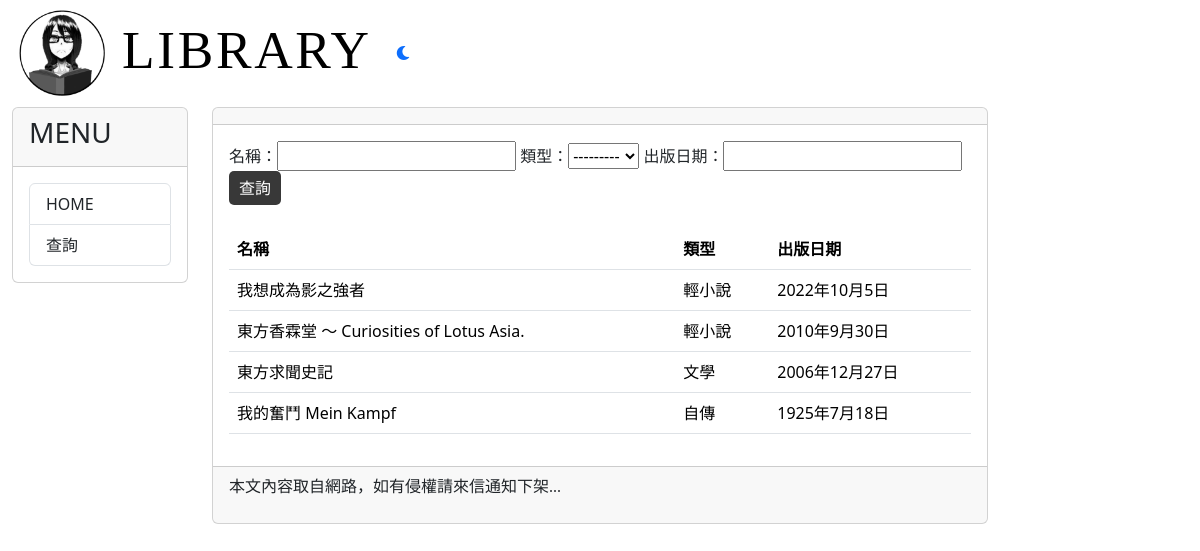
/filter/, run on the app's committed database.
### mysite/models.py (models this page shows, shortened)
class Post(models.Model): #簡介用
    GENRE_CHOICES = (
        ('Literature', '文學'),
        ('Light Novel', '輕小說'),
        ('History', '歷史'),
        ('Biography', '自傳'),
        ('Philosophy', '哲學'),
    )
    title = models.CharField(max_length = 200)
    genre = models.CharField(max_length=20, choices=GENRE_CHOICES, default = '類型?')
    author = models.CharField(max_length = 200, default = 'who?')
    slug = models.CharField(max_length = 200)
    chapter = models.CharField(max_length = 200, default='有幾本?')
    body = models.TextField(max_length = 100000)
    pub_date = models.CharField(max_length = 200)
    image_url = models.URLField(blank=True, null=True)
    class Meta:
        ordering = ('-pub_date', )

### mysite/views.py (the view)
# urls.py: path('filter/', mv.filter, name="filter"),
def filter(request):
    book = Post.objects.all()
    bookFilter = BookFilter(queryset=book)
    if request.method == "POST":
        bookFilter = BookFilter(request.POST, queryset=book)
    context = {
        'bookFilter': bookFilter
    }
    return render(request, 'filter.html', context)

### mysite/cxt_processor.py (called while the page is built)
def theme(request):
    if 'is_dark_theme' in request.session:
        is_dark_theme = request.session.get('is_dark_theme')
        return{'is_dark_theme': is_dark_theme}
    return {'is_dark_theme':False}

### templates/filter.html (shortened to what this page needs)
{% extends 'base2.html' %}
{% block content %}
<form method='POST'>
    名稱：{{ bookFilter.form.title }}
    類型：{{ bookFilter.form.genre }}
    出版日期：{{ bookFilter.form.pub_date }}
    <input type="submit" class="btn btn-primary" value="查詢" />
</form>
<br />
<table class="table">
    <thead>
        <th>名稱</th>
        <th>類型</th>
        <th>出版日期</th>
    </thead>
    <tbody>
        {% for book in bookFilter.qs %}
        <tr>
            <td>{{ book.title }}</td>
            <td>{{ book.get_genre_display }}</td>
            <td>{{ book.pub_date }}</td>
        </tr>
        {% endfor %}
    </tbody>
</table>
{% endblock  %}

### templates/base2.html (shortened to what this page needs)
{% load static %}
{% load static tailwind_tags %}
<!DOCTYPE html>
<html class="{% if is_dark_theme %}dark{% endif %}">
    <head>
        {% tailwind_css %}
        <link rel="stylesheet" href="https://cdnjs.cloudflare.com/ajax/libs/font-awesome/6.0.0-beta3/css/all.min.css">
        <link href="https://cdn.jsdelivr.net/npm/bootstrap@5.3.2/dist/css/bootstrap.min.css" rel="stylesheet">
    </head>
    <body class="bg-gray-50 dark:bg-slate-800 text-black dark:text-gray-50">
        <div class="container-fluid">
            {% include 'header.html' %}
            <div class="row">
                <div class="col-sm-3 col-md-2 ">
                    <div class="card">
                        <div class="card-header">
                            <h3>MENU</h3>
                        </div>
                        <div class="card-body">
                            <div class="list-group">
                                <a href="/" class="list-group-item">HOME</a>
                                <a href="/filter" class="list-group-item">查詢</a>
                            </div>
                        </div>
                    </div>
                </div>
                <div class="col-sm-8 col-md-8">
                    <div class="card">
                        <div class="card-header">
                        </div>
                        <div class="card-body">
                            {% block content %}
                             {% endblock %}
                        </div>
                        <div class="card-footer">
                            {% include 'footer.html' %}
                        </div>
                    </div>
                </div>
            </div>
        </div>
    </body>
</html>

### templates/header.html
{% load static %}
<div class='well'>
    <div style="display: flex; align-items: center;">
        <a href="/">
        <img src="{% static "images/library-darkMode.png" %}" height="100">
        </a>
        <p style='font-family:微軟正黑體;font-size:40pt;letter-spacing:2pt; margin-left: 10px; margin-top: 11px;'>
            LIBRARY
        </p>
        {% include 'navbar.html' %}
    </div>
</div>

### templates/navbar.html
<nav class="bg-slate-100 dark:bg-slate-900 text-gray-900 dark:text-gray-50 px=4">
    <div>
        <a href = "{% url 'change-theme' %}" class= "bg-gray-100 px-4 py-2 rounded-xl hover:bg-gray-300 duration-300 dark:bg-slate-600">
        {% if is_dark_theme %}
            <i class="fa-solid fa-sun"></i>
        {% else %}
            <i class="fa-solid fa-moon"></i>
        {% endif %}
        </a>
    </div>
</nav>

### templates/footer.html
{% block footer %}
    {% if now %}
    <p style='font-family:微軟正黑體;'>現在時刻：{{ now }}</p>
    {% else %}
    <p style='font-family:微軟正黑體;'>本文內容取自網路，如有侵權請來信通知下架...</p>
    {% endif %}
{% endblock %}

### data on the page
Post: title "我想成為影之強者", genre "輕小說", pub_date "2022年10月5日"
Post: title "東方香霖堂 ～ Curiosities of Lotus Asia.", genre "輕小說", pub_date "2010年9月30日"
Post: title "東方求聞史記", genre "文學", pub_date "2006年12月27日"
Post: title "我的奮鬥 Mein Kampf", genre "自傳", pub_date "1925年7月18日"
